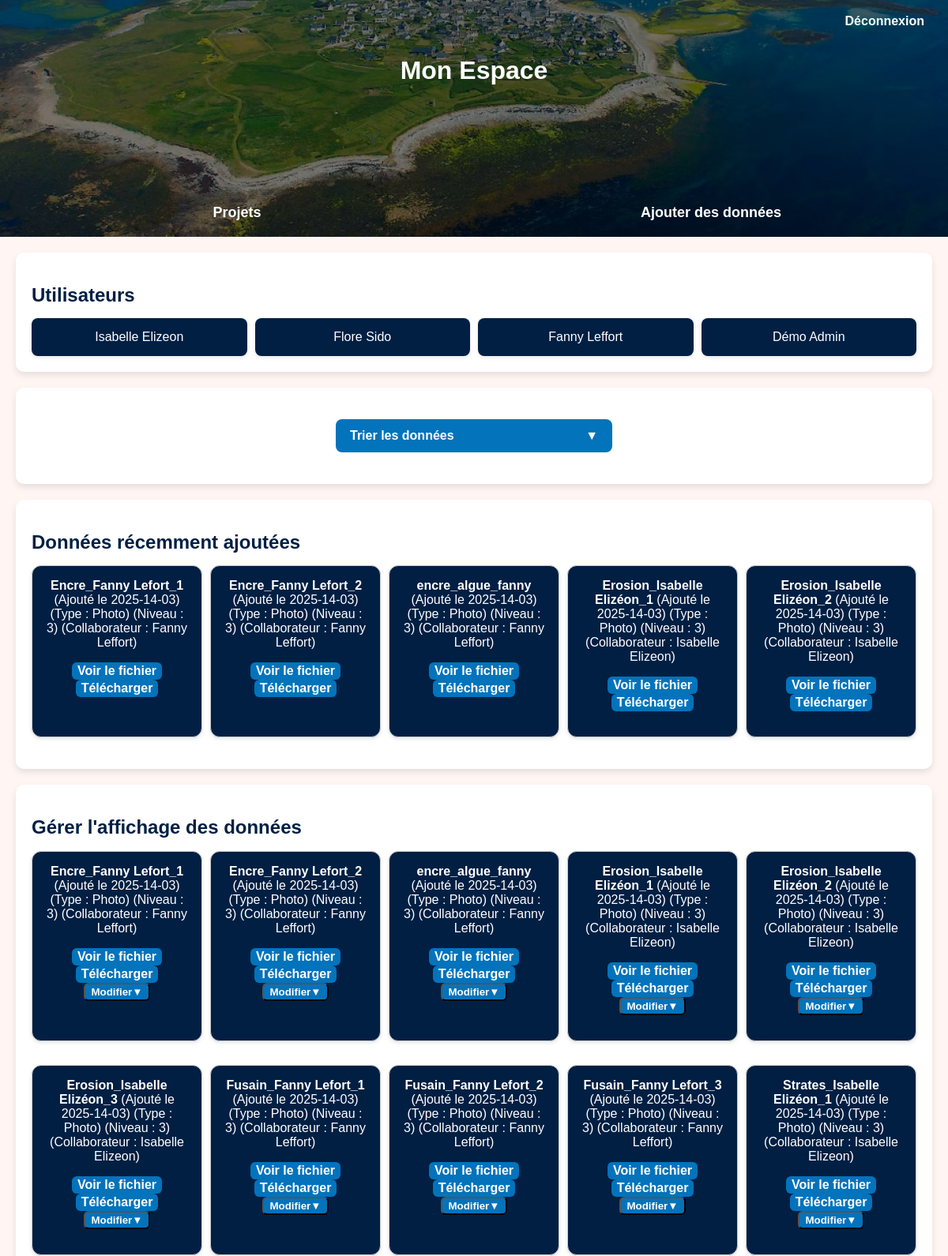
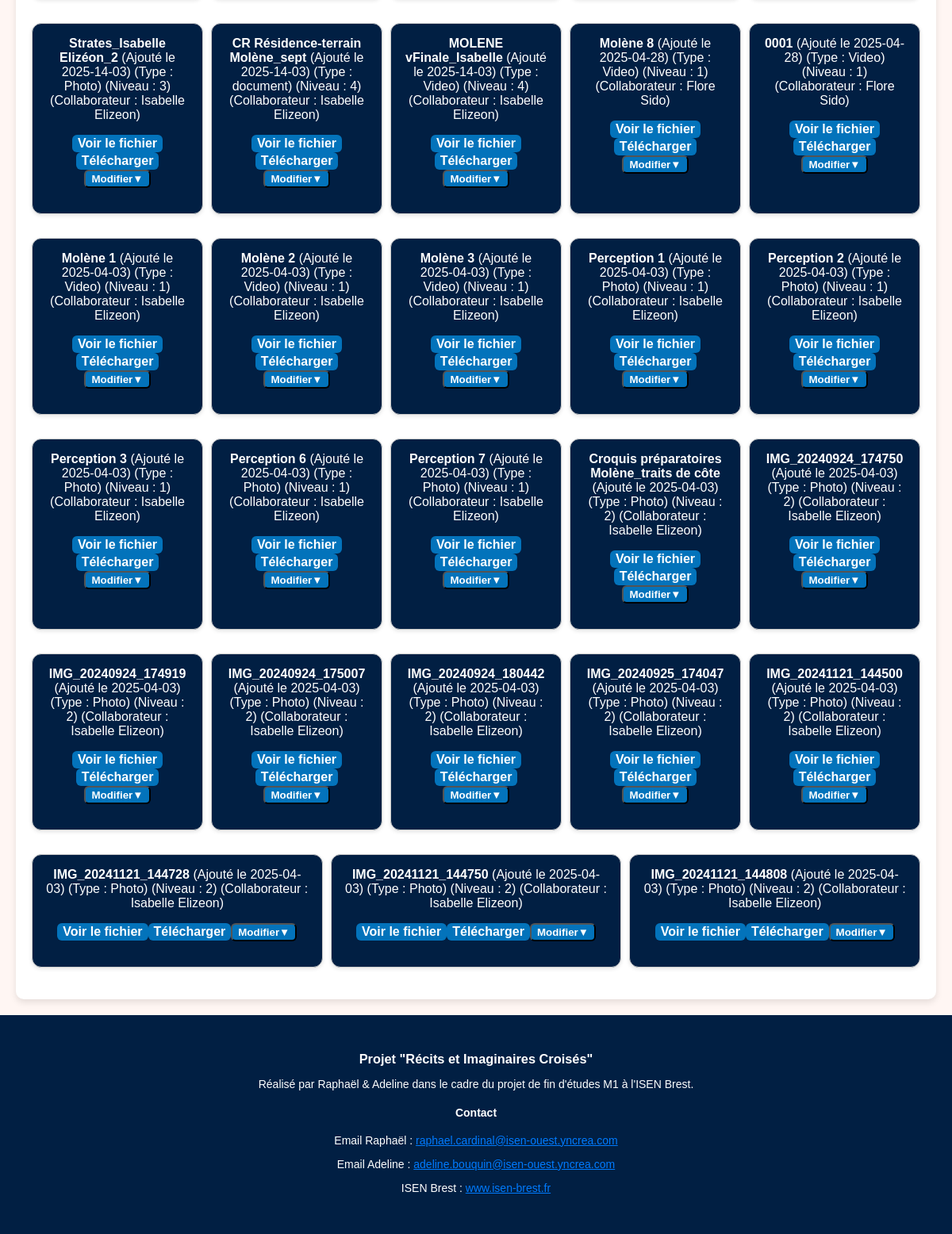
Screenshot of /PHP/mon_espace.php with the database file from the repository (2 pictures, top to bottom).
### tables this page shows
CREATE TABLE `utilisateur` (
  `id_utilisateur` int(11) NOT NULL,
  `Nom` varchar(50) NOT NULL,
  `Prenom` varchar(50) NOT NULL,
  `Mail` varchar(50) NOT NULL,
  `MDP` varchar(255) NOT NULL,
  `id_fonction` int(11) NOT NULL
);

CREATE TABLE `data` (
  `id_data` int(11) NOT NULL,
  `nom` varchar(50) NOT NULL,
  `date_prise` varchar(50) NOT NULL,
  `date_ajout` varchar(50) NOT NULL,
  `chemin` varchar(255) NOT NULL,
  `id_type` int(11) NOT NULL,
  `id_niveau` int(11) NOT NULL,
  `id_utilisateur` int(11) NOT NULL
);

CREATE TABLE `type` (
  `id_type` int(11) NOT NULL,
  `fk_type` varchar(50) NOT NULL
);

### PHP/collaborateurs.php (called while the page is built, shortened)
<?php
$host = "localhost";
$username = "root";
$password = "";
$database = "data_molène";
$conn = mysqli_connect($host, $username, $password, $database);
$query = "SELECT Nom, Prenom, id_utilisateur FROM utilisateur";
$result = mysqli_query($conn, $query);
$collaborateurs = [];
while ($row = mysqli_fetch_assoc($result)) {
    $collaborateurs[] = $row;
}
?>

### PHP/types.php (called while the page is built, shortened)
<?php
$host = "localhost";
$username = "root";
$password = "";
$database = "data_molène";
$conn = mysqli_connect($host, $username, $password, $database);
$query = "SELECT id_type, fk_type FROM type ";
$result = mysqli_query($conn, $query);
$types = [];
while ($row = mysqli_fetch_assoc($result)) {
    $types[] = $row;
}
?>

### PHP/mon_espace.php (the view, shortened to what this page needs)
<?php
include('collaborateurs.php');
include('types.php');
$pdo = new PDO('mysql:host=localhost;dbname=data_molène', 'root', '');
$orderBy = "date_ajout DESC";
$whereClause = "";
$query = "SELECT * FROM data $whereClause ORDER BY $orderBy";
$allStmt = $pdo->query($query);
$allData = $allStmt->fetchAll(PDO::FETCH_ASSOC);
$recentStmt = $pdo->query("SELECT * FROM data ORDER BY date_ajout DESC LIMIT 5");
$recentData = $recentStmt->fetchAll(PDO::FETCH_ASSOC);
?>
<!DOCTYPE html>
<html lang="fr">
<head>
    <link rel="stylesheet" href="http://localhost/SITE_MOLENE2/CSS/mon_espace.css">
</head>
<body>
    <header>
        <h1 class="site-title">Mon Espace</h1>
        <div class="logout-link">
                <a href="http://localhost/SITE_MOLENE2/PHP/logout.php">Déconnexion</a>
        </div>
        <nav>
        <ul>
            <li><a href="http://localhost/SITE_MOLENE2/PHP/projets.php">Projets</a></li>
            <li><a href="http://localhost/SITE_MOLENE2/PHP/ajout_donnee.php" >Ajouter des données</a>
        </ul>
    </nav>
    </header>
    <section class="collaborators">
        <h2>Utilisateurs</h2>
        <div class="collab-list">
            <?php
            foreach ($collaborateurs as $collaborateur) {
                echo "<div class='collaborator'>" . htmlspecialchars($collaborateur['Prenom']) . " " . htmlspecialchars($collaborateur['Nom']) . "</div>";
            }
            ?>
        </div>
    </section>
    <section class="actions">
    <div class="sort-container">
    <button id="sortBtn">Trier les données <span>▼</span></button>
</div>
</section>
    <section class="recent-data">
    <h2>Données récemment ajoutées</h2>
    <div class="data-list">
        <?php
        if (!empty($recentData)) {
            foreach ($recentData as $data) {
                echo "<div class='data-card'>";
                echo "<strong>" . htmlspecialchars($data['nom']) . "</strong>";
                echo " (Ajouté le " . htmlspecialchars($data['date_ajout']) . ")";
                $type_nom = "Inconnu";
                foreach ($types as $type) {
                    if ($type['id_type'] == $data['id_type']) {
                        $type_nom = htmlspecialchars($type['fk_type']);
                        break;
                    }
                }
                echo " (Type : " . $type_nom . ")";
                echo " (Niveau : " . htmlspecialchars($data['id_niveau']) . ")";
                $collab_nom = "Inconnu";
                foreach ($collaborateurs as $collaborateur) {
                    if ($collaborateur['id_utilisateur'] == $data['id_utilisateur']) {
                        $collab_nom = htmlspecialchars($collaborateur['Prenom']) . " " . htmlspecialchars($collaborateur['Nom']);
                        break;
                    }
                }
                echo " (Collaborateur : " . $collab_nom . ")";
                    if (!empty($data['chemin'])) {
                        $chemin_fichier = "/site_molene2/" . ltrim($data['chemin'], '/');
                        echo "<p> <a href='" . htmlspecialchars($chemin_fichier) . "' target='_blank' class='btn'>Voir le fichier</a>";
                        echo "<a href='" . htmlspecialchars($chemin_fichier) . "' download class='btn'>Télécharger</a>";
                    }
                    echo "</div>";
                }
            } else {
                echo "<p>Aucune donnée disponible.</p>";
            }
            ?>
        </div>
    </section>
<section class="recent-data">
    <h2>Gérer l'affichage des données</h2>
    <p>
        <div class="data-list">
            <?php
            if (!empty($allData)) {
                foreach ($allData as $data) {
                    echo "<div class='data-card'>";
                    echo "<strong>" . htmlspecialchars($data['nom']) . "</strong>";
                    echo " (Ajouté le " . htmlspecialchars($data['date_ajout']) . ")";
                    $type_nom = "Inconnu";
                    foreach ($types as $type) {
                        if ($type['id_type'] == $data['id_type']) {
                            $type_nom = htmlspecialchars($type['fk_type']);
                            break;
                        }
                    }
                    echo " (Type : " . $type_nom . ")";
                    echo " (Niveau : " . htmlspecialchars($data['id_niveau']) . ")";
                    $collab_nom = "Inconnu";
                    foreach ($collaborateurs as $collaborateur) {
                        if ($collaborateur['id_utilisateur'] == $data['id_utilisateur']) {
                            $collab_nom = htmlspecialchars($collaborateur['Prenom']) . " " . htmlspecialchars($collaborateur['Nom']);
                            break;
                        }
                    }
                    echo " (Collaborateur : " . $collab_nom . ")";
                    if (!empty($data['chemin'])) {
                        $chemin_fichier = "/site_molene2/" . ltrim($data['chemin'], '/');
                        echo "<p> <a href='" . htmlspecialchars($chemin_fichier) . "' target='_blank' class='btn'>Voir le fichier</a>";
                        echo "<a href='" . htmlspecialchars($chemin_fichier) . "' download class='btn'>Télécharger</a>";
                    }
                    echo "<button onclick='toggleEditForm(" . $data['id_data'] . ")' class='btn'>Modifier<span>▼</span></button>";
                    echo "</div>";
                }
            } else {
                echo "<p>Aucune donnée disponible.</p>";
            }
            ?>
        </div>
</section>
<footer style="padding: 30px 0; text-align: center; font-size: 14px;">
    <div style="max-width: 1200px; margin: 0 auto; padding: 0 20px;">
      <h3 style="margin-bottom: 10px;">Projet "Récits et Imaginaires Croisés"</h3>
      <p>Réalisé par Raphaël & Adeline dans le cadre du projet de fin d'études M1 à l'ISEN Brest.</p>
      <div style="margin-top: 20px;">
        <h4>Contact</h4>
        <p>Email Raphaël : <a href="mailto:raphael@example.com" style="color: #007bff;">raphael.cardinal@isen-ouest.yncrea.com</a></p>
        <p>Email Adeline : <a href="mailto:adeline@example.com" style="color: #007bff;">adeline.bouquin@isen-ouest.yncrea.com</a></p>
        <p>ISEN Brest : <a href="https://isen-brest.fr" target="_blank" style="color: #007bff;">www.isen-brest.fr</a></p>
      </div>
    </div>
  </footer>
</body>
</html>

### CSS/mon_espace.css (style rules this page uses)
body { font-family: Arial, sans-serif; margin: 0; padding: 0; background-color: #FFF6F3; color: #333; }
header { position: relative; background: url('../image/ile_molene_recadrer.jpg') center/cover no-repeat; color: white; text-align: center; padding: 50px 20px; height: 200px; display: flex; flex-direction: column; justify-content: space-between; align-items: center; }
header::before { content: ""; position: absolute; top: 0; left: 0; width: 100%; height: 100%; background: rgba(0, 0, 0, 0.5); z-index: 1; }
header > * { position: relative; z-index: 2; }
.logout-link { position: absolute; top: 10px; right: 15px; padding: 8px 15px; border-radius: 5px; z-index: 3; }
.logout-link a { color: white; text-decoration: none; font-size: 16px; font-weight: bold; }
nav { position: absolute; bottom: 0; left: 50%; transform: translateX(-50%); width: 100%; padding: 10px 0; z-index: 3; }
nav ul { display: flex; justify-content: space-around; align-items: center; list-style: none; margin: 0; padding: 0; }
nav ul li { flex: 1; text-align: center; }
nav ul li a { text-decoration: none; font-size: 18px; color: white; font-weight: bold; padding: 10px 15px; display: block; transition: color 0.3s, border-bottom 0.3s; }
.collaborators, .recent-data, .actions { margin: 20px; padding: 20px; background: white; border-radius: 10px; box-shadow: 0 4px 8px rgba(0, 0, 0, 0.1); }
h2 { color: #011F43; margin-bottom: 15px; }
.collab-list, .data-list { display: flex; flex-wrap: wrap; gap: 10px; color: white; }
.collaborator, .data-card { background-color: #011F43; padding: 15px; border-radius: 8px; text-align: center; flex: 1; min-width: 150px; box-shadow: 0 2px 5px rgba(0, 0, 0, 0.1); }
.actions { display: flex; justify-content: center; align-items: center; gap: 20px; margin-top: 10px; }
.sort-container { width: 100%; max-width: 350px; margin: 20px auto; text-align: center; }
#sortBtn { display: flex; justify-content: space-between; align-items: center; width: 100%; padding: 12px 18px; background-color: #0373BB; color: white; font-size: 16px; font-weight: bold; border: none; border-radius: 8px; cursor: pointer; transition: background 0.3s ease-in-out; }
#sortBtn span { transition: transform 0.3s ease-in-out; }
.btn { display: inline-block; padding: 2px 7px; border-radius: 6px; text-decoration: none; font-weight: bold; color: white; background-color: #0373BB; transition: background 0.3s ease-in-out, transform 0.2s ease-in-out; }
.data-card { position: relative; padding: 16px; border: 1px solid #ccc; border-radius: 12px; margin-bottom: 20px; box-shadow: 0 2px 5px rgba(0,0,0,0.1); }
footer { background-color: #011F43; color: white; padding: 20px 0; }

### rows the page displays
utilisateur: Prenom "Isabelle", Nom "Elizeon"
utilisateur: Prenom "Flore", Nom "Sido"
utilisateur: Prenom "Fanny", Nom "Leffort"
utilisateur: Prenom "Démo", Nom "Admin"
data: nom "Encre_Fanny Lefort_1", date_ajout "2025-14-03", id_type.fk_type "Photo", id_niveau "3", id_utilisateur.Nom "Fanny Leffort"
data: nom "Encre_Fanny Lefort_2", date_ajout "2025-14-03", id_type.fk_type "Photo", id_niveau "3", id_utilisateur.Nom "Fanny Leffort"
data: nom "encre_algue_fanny", date_ajout "2025-14-03", id_type.fk_type "Photo", id_niveau "3", id_utilisateur.Nom "Fanny Leffort"
data: nom "Erosion_Isabelle Elizéon_1", date_ajout "2025-14-03", id_type.fk_type "Photo", id_niveau "3", id_utilisateur.Nom "Isabelle Elizeon"
data: nom "Erosion_Isabelle Elizéon_2", date_ajout "2025-14-03", id_type.fk_type "Photo", id_niveau "3", id_utilisateur.Nom "Isabelle Elizeon"
data: nom "Erosion_Isabelle Elizéon_3", date_ajout "2025-14-03", id_type.fk_type "Photo", id_niveau "3", id_utilisateur.Nom "Isabelle Elizeon"
data: nom "Fusain_Fanny Lefort_1", date_ajout "2025-14-03", id_type.fk_type "Photo", id_niveau "3", id_utilisateur.Nom "Fanny Leffort"
data: nom "Fusain_Fanny Lefort_2", date_ajout "2025-14-03", id_type.fk_type "Photo", id_niveau "3", id_utilisateur.Nom "Fanny Leffort"
data: nom "Fusain_Fanny Lefort_3", date_ajout "2025-14-03", id_type.fk_type "Photo", id_niveau "3", id_utilisateur.Nom "Fanny Leffort"
data: nom "Strates_Isabelle Elizéon_1", date_ajout "2025-14-03", id_type.fk_type "Photo", id_niveau "3", id_utilisateur.Nom "Isabelle Elizeon"
data: nom "Strates_Isabelle Elizéon_2", date_ajout "2025-14-03", id_type.fk_type "Photo", id_niveau "3", id_utilisateur.Nom "Isabelle Elizeon"
data: nom "CR Résidence-terrain Molène_sept", date_ajout "2025-14-03", id_type.fk_type "document", id_niveau "4", id_utilisateur.Nom "Isabelle Elizeon"
data: nom "MOLENE vFinale_Isabelle", date_ajout "2025-14-03", id_type.fk_type "Video", id_niveau "4", id_utilisateur.Nom "Isabelle Elizeon"
data: nom "Molène 8", date_ajout "2025-04-28", id_type.fk_type "Video", id_niveau "1", id_utilisateur.Nom "Flore Sido"
data: nom "0001", date_ajout "2025-04-28", id_type.fk_type "Video", id_niveau "1", id_utilisateur.Nom "Flore Sido"
data: nom "Molène 1", date_ajout "2025-04-03", id_type.fk_type "Video", id_niveau "1", id_utilisateur.Nom "Isabelle Elizeon"
data: nom "Molène 2", date_ajout "2025-04-03", id_type.fk_type "Video", id_niveau "1", id_utilisateur.Nom "Isabelle Elizeon"
data: nom "Molène 3", date_ajout "2025-04-03", id_type.fk_type "Video", id_niveau "1", id_utilisateur.Nom "Isabelle Elizeon"
data: nom "Perception 1", date_ajout "2025-04-03", id_type.fk_type "Photo", id_niveau "1", id_utilisateur.Nom "Isabelle Elizeon"
data: nom "Perception 2", date_ajout "2025-04-03", id_type.fk_type "Photo", id_niveau "1", id_utilisateur.Nom "Isabelle Elizeon"
data: nom "Perception 3", date_ajout "2025-04-03", id_type.fk_type "Photo", id_niveau "1", id_utilisateur.Nom "Isabelle Elizeon"
data: nom "Perception 6", date_ajout "2025-04-03", id_type.fk_type "Photo", id_niveau "1", id_utilisateur.Nom "Isabelle Elizeon"
data: nom "Perception 7", date_ajout "2025-04-03", id_type.fk_type "Photo", id_niveau "1", id_utilisateur.Nom "Isabelle Elizeon"
data: nom "Croquis préparatoires Molène_traits de côte", date_ajout "2025-04-03", id_type.fk_type "Photo", id_niveau "2", id_utilisateur.Nom "Isabelle Elizeon"
data: nom "IMG_20240924_174750", date_ajout "2025-04-03", id_type.fk_type "Photo", id_niveau "2", id_utilisateur.Nom "Isabelle Elizeon"
data: nom "IMG_20240924_174919", date_ajout "2025-04-03", id_type.fk_type "Photo", id_niveau "2", id_utilisateur.Nom "Isabelle Elizeon"
data: nom "IMG_20240924_175007", date_ajout "2025-04-03", id_type.fk_type "Photo", id_niveau "2", id_utilisateur.Nom "Isabelle Elizeon"
data: nom "IMG_20240924_180442", date_ajout "2025-04-03", id_type.fk_type "Photo", id_niveau "2", id_utilisateur.Nom "Isabelle Elizeon"
data: nom "IMG_20240925_174047", date_ajout "2025-04-03", id_type.fk_type "Photo", id_niveau "2", id_utilisateur.Nom "Isabelle Elizeon"
data: nom "IMG_20241121_144500", date_ajout "2025-04-03", id_type.fk_type "Photo", id_niveau "2", id_utilisateur.Nom "Isabelle Elizeon"
data: nom "IMG_20241121_144728", date_ajout "2025-04-03", id_type.fk_type "Photo", id_niveau "2", id_utilisateur.Nom "Isabelle Elizeon"
data: nom "IMG_20241121_144750", date_ajout "2025-04-03", id_type.fk_type "Photo", id_niveau "2", id_utilisateur.Nom "Isabelle Elizeon"
data: nom "IMG_20241121_144808", date_ajout "2025-04-03", id_type.fk_type "Photo", id_niveau "2", id_utilisateur.Nom "Isabelle Elizeon"
